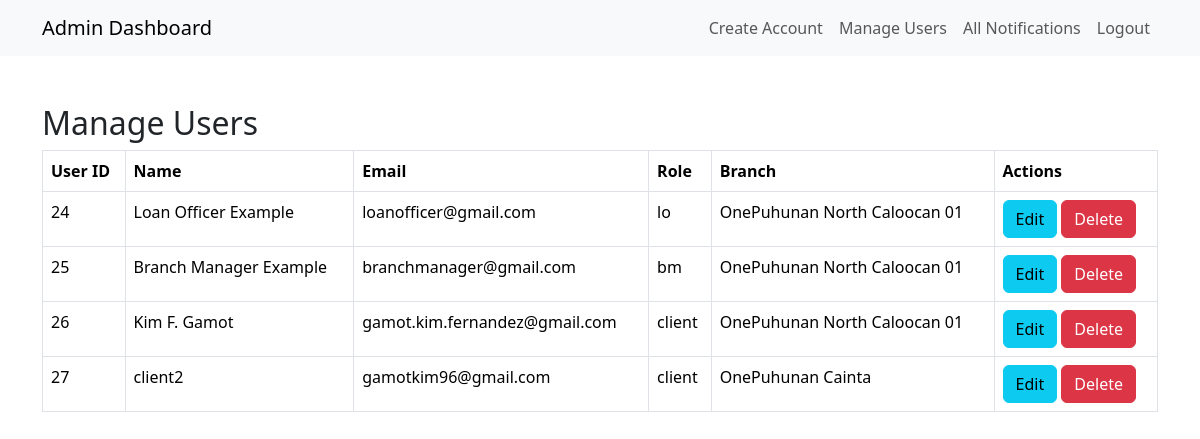
The app's page /view/adminManageUsers.php (signed in) with its own data.
### tables this page shows
CREATE TABLE `user_tbl` (
  `user_id` int(11) NOT NULL,
  `name` varchar(255) NOT NULL,
  `address` text DEFAULT NULL,
  `contact` varchar(20) DEFAULT NULL,
  `role` enum('lo','admin','bm','client') NOT NULL,
  `username` varchar(100) NOT NULL,
  `email` varchar(255) NOT NULL,
  `password` varchar(255) NOT NULL,
  `repeat_password` varchar(255) NOT NULL,
  `created_at` timestamp NOT NULL DEFAULT current_timestamp(),
  `remember_token` varchar(255) DEFAULT NULL,
  `reset_token` varchar(255) DEFAULT NULL,
  `reset_expires` int(11) DEFAULT NULL,
  `branch_id` int(11) DEFAULT NULL
);

CREATE TABLE `branches` (
  `branch_id` int(11) NOT NULL,
  `branch_name` varchar(255) NOT NULL,
  `branch_address` text DEFAULT NULL,
  `branch_contact` varchar(20) DEFAULT NULL,
  `branch_email` varchar(255) DEFAULT NULL,
  `created_at` timestamp NOT NULL DEFAULT current_timestamp()
);

### view/adminManageUsers.php (the view, shortened to what this page needs)
<?php
require_once "../model/db.php";
$sql = "SELECT u.user_id, u.name, u.email, u.role, b.branch_name
        FROM user_tbl u
        JOIN branches b ON u.branch_id = b.branch_id";
$result = $conn->query($sql);
$users = $result->fetch_all(MYSQLI_ASSOC);
?>
<!DOCTYPE html>
<html lang="en">
<head>
    <link rel="stylesheet" href="css/style.css">
    <link href="https://cdn.jsdelivr.net/npm/bootstrap@5.3.3/dist/css/bootstrap.min.css" rel="stylesheet">
</head>
<body>
    <?php include 'components/navbarAdmin.php'; ?>
    <div class="container mt-5">
        <h2>Manage Users</h2>
        <table class="table table-bordered">
            <thead>
                <tr>
                    <th>User ID</th>
                    <th>Name</th>
                    <th>Email</th>
                    <th>Role</th>
                    <th>Branch</th>
                    <th>Actions</th>
                </tr>
            </thead>
            <tbody>
                <?php foreach ($users as $user): ?>
                <tr>
                    <td><?php echo htmlspecialchars($user['user_id']); ?></td>
                    <td><?php echo htmlspecialchars($user['name']); ?></td>
                    <td><?php echo htmlspecialchars($user['email']); ?></td>
                    <td><?php echo htmlspecialchars($user['role']); ?></td>
                    <td><?php echo htmlspecialchars($user['branch_name']); ?></td>
                    <td>
                        <a href="../controller/editUserController.php?user_id=<?php echo $user['user_id']; ?>" class="btn btn-info">Edit</a>
                        <a href="../controller/deleteUserController.php?user_id=<?php echo $user['user_id']; ?>" class="btn btn-danger">Delete</a>
                    </td>
                </tr>
                <?php endforeach; ?>
            </tbody>
        </table>
    </div>
</body>
</html>

### view/components/navbarAdmin.php (shortened to what this page needs)
<nav class="navbar navbar-expand-lg navbar-light bg-light">
    <div class="container">
        <a class="navbar-brand" href="adminDashboard.php">Admin Dashboard</a>
        <div class="collapse navbar-collapse" id="navbarNav">
            <ul class="navbar-nav ms-auto">
                <li class="nav-item">
                    <a class="nav-link" href="adminCreateAccount.php">Create Account</a>
                </li>
                <li class="nav-item">
                    <a class="nav-link" href="adminManageUsers.php">Manage Users</a>
                </li>
                <li class="nav-item">
                    <a class="nav-link" href="adminNotifications.php">All Notifications</a>
                </li>
                <li class="nav-item">
                    <a class="nav-link" href="../controller/logoutOfficersController.php">Logout</a>
                </li>
            </ul>
        </div>
    </div>
</nav>

### records on screen
user_tbl: user_id "24", name "Loan Officer Example", email "loanofficer@gmail.com", role "lo", branch.branch_name "OnePuhunan North Caloocan 01"
user_tbl: user_id "25", name "Branch Manager Example", email "branchmanager@gmail.com", role "bm", branch.branch_name "OnePuhunan North Caloocan 01"
user_tbl: user_id "26", name "Kim F. Gamot", email "gamot.kim.fernandez@gmail.com", role "client", branch.branch_name "OnePuhunan North Caloocan 01"
user_tbl: user_id "27", name "client2", email "gamotkim96@gmail.com", role "client", branch.branch_name "OnePuhunan Cainta"
